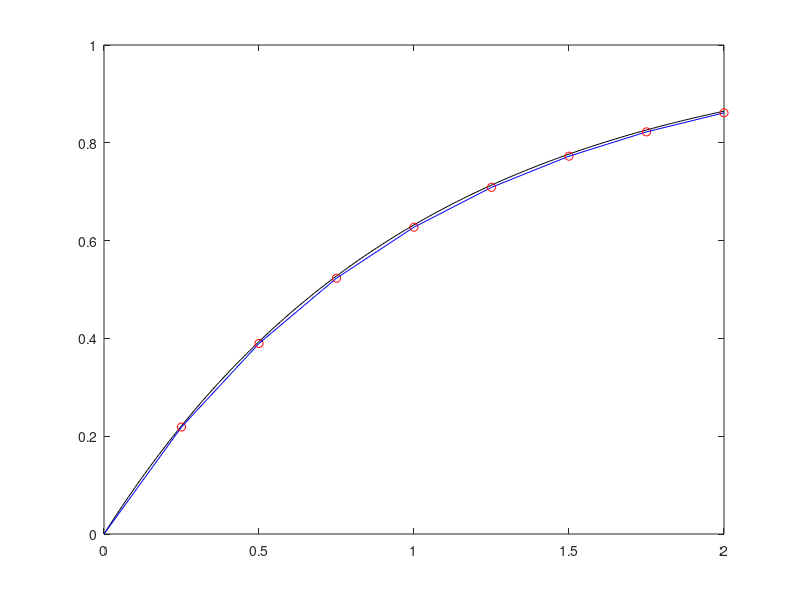

This figure's MATLAB source:
a=1;r=1;
t0=0;
y0=0; % Điều kiện ban đầu
tf=2;
t = [0:0.01:tf];
yt=1-exp(-a*t);% Nghiệm đúng của PTVT đã cho
plot(t,yt,'k'), hold on
h = 1/4;
klast = (tf-t0)/h;
y(1) = y0;
tvec(1) = t0;
for k = 1:klast
 yp = (1 - a*h)*y(k) +h*r; % Euler's formula
 y(k + 1) = (1 - a*h/2)*y(k) + (2*r-a*yp)*h/2;
% Công thức Euler biến đổi
 tvec(k+1) = tvec(k) + h;
 plot([k - 1 k]*h,[y(k) y(k+1)],'b', k*h,y(k+1),'ro')
 pause;
end
